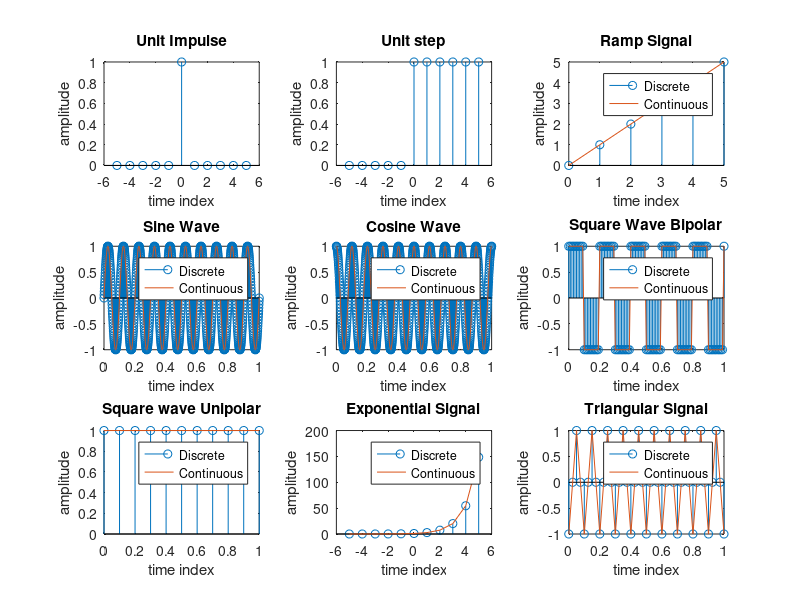

The MATLAB source for this figure:
clc;
close all;
clear all;
% Unit Impulse
t1=-5:1:5;
Y1=[zeros(1,5),ones(1,1),zeros(1,5)];
subplot(3,3,1);
stem(t1,Y1);
xlabel ('time index');
ylabel ('amplitude');
title ('Unit Impulse');
% Unit Step
t2=-5:1:5;
Y2=[zeros(1,5),ones(1,6)];
subplot(3,3,2);
stem(t2,Y2);
xlabel ('time index');
ylabel ('amplitude');
title('Unit step');
% Ramp Signal
t3=0:1:5;
Y3= [t3];
subplot (3,3,3);
stem(t3,Y3);
hold on;
plot (t3,Y3);
xlabel ('time index');
ylabel ('amplitude');
title  ("Ramp Signal");
legend("Discrete","Continuous");
% Sine Wave
t4 = 0:0.001:1;
f = 10;
y4 = sin(2*pi*f*t4);
subplot(3,3,4);
stem(t4,y4);
hold on;
plot(t4,y4);
xlabel("time index");
ylabel("amplitude"); 
title("Sine Wave");
legend("Discrete","Continuous");
% Cosine Wave
t5 = 0:0.001:1;
f = 10;
y5 = cos(2*pi*f*t5);
subplot(3,3,5);
stem(t5,y5);
hold on;
plot(t5,y5); 
xlabel("time index");
ylabel("amplitude"); 
title("Cosine Wave");
legend("Discrete","Continuous");
% Square wave Bipolar
t6=0:0.01:1;
f6=5;
y6=square(2*pi*f6*t6);
subplot(3,3,6);
stem(t6,y6);
hold on;
plot(t6,y6);
xlabel("time index");
ylabel("amplitude"); 
title("Square Wave Bipolar");
legend("Discrete","Continuous");
% Square wave Unipolar
t7 = 0:0.1:1;
f7 = 5;
y7 = abs(square(2*pi*f7*t7)); 
subplot(3,3,7);
stem(t7,y7);
hold on; 
plot(t7,y7); 
xlabel("time index");
ylabel("amplitude"); 
title("Square wave Unipolar"); 
legend("Discrete","Continuous");
% Exponential signal
t8 = -5:1:5;
y8 = exp(t8);
subplot(3,3,8);
stem(t8,y8);
hold on;
plot(t8,y8);
xlabel("time index");
ylabel("amplitude"); 
title("Exponential Signal"); 
legend("Discrete","Continuous");
% Triangular wave
t9 = 0:0.025:1;
f9 = 10;
y9 = sawtooth(2*pi*f9*t9,0.5); 
subplot(3,3,9);
stem(t9,y9);
hold on; 
plot(t9,y9); 
xlabel("time index");
ylabel("amplitude"); 
title("Triangular Signal"); 
legend("Discrete","Continuous");















